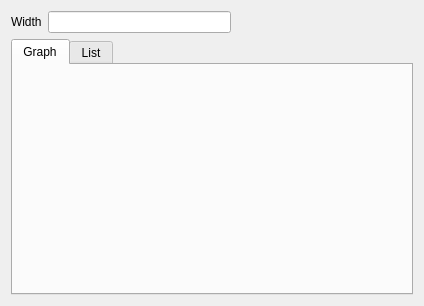
<?xml version="1.0" encoding="UTF-8"?>
<ui version="4.0">
 <class>WidthFramerForm</class>
 <widget class="QWidget" name="WidthFramerForm">
  <property name="geometry">
   <rect>
    <x>0</x>
    <y>0</y>
    <width>424</width>
    <height>306</height>
   </rect>
  </property>
  <property name="windowTitle">
   <string>Form</string>
  </property>
  <layout class="QVBoxLayout" name="verticalLayout">
   <item>
    <layout class="QHBoxLayout" name="horizontalLayout">
     <item>
      <widget class="QLabel" name="lb_width">
       <property name="text">
        <string>Width</string>
       </property>
      </widget>
     </item>
     <item>
      <widget class="QLineEdit" name="sb_width">
       <property name="styleSheet">
        <string notr="true"/>
       </property>
      </widget>
     </item>
     <item>
      <spacer name="horizontalSpacer">
       <property name="orientation">
        <enum>Qt::Horizontal</enum>
       </property>
       <property name="sizeHint" stdset="0">
        <size>
         <width>40</width>
         <height>20</height>
        </size>
       </property>
      </spacer>
     </item>
    </layout>
   </item>
   <item>
    <widget class="QTabWidget" name="tabWidget">
     <property name="currentIndex">
      <number>0</number>
     </property>
     <widget class="QWidget" name="tab">
      <attribute name="title">
       <string>Graph</string>
      </attribute>
     </widget>
     <widget class="QWidget" name="tab_2">
      <attribute name="title">
       <string>List</string>
      </attribute>
      <layout class="QVBoxLayout" name="verticalLayout_2">
       <item>
        <layout class="QHBoxLayout" name="horizontalLayout_2">
         <item>
          <spacer name="horizontalSpacer_2">
           <property name="orientation">
            <enum>Qt::Horizontal</enum>
           </property>
           <property name="sizeHint" stdset="0">
            <size>
             <width>40</width>
             <height>20</height>
            </size>
           </property>
          </spacer>
         </item>
         <item>
          <widget class="QRadioButton" name="rb_all">
           <property name="text">
            <string>All</string>
           </property>
           <property name="checked">
            <bool>false</bool>
           </property>
          </widget>
         </item>
         <item>
          <widget class="QRadioButton" name="rb_top100">
           <property name="text">
            <string>Top 100</string>
           </property>
           <property name="checked">
            <bool>true</bool>
           </property>
          </widget>
         </item>
        </layout>
       </item>
       <item>
        <widget class="QListView" name="lv_correlations">
         <property name="alternatingRowColors">
          <bool>true</bool>
         </property>
        </widget>
       </item>
      </layout>
     </widget>
    </widget>
   </item>
  </layout>
 </widget>
 <resources/>
 <connections/>
</ui>
